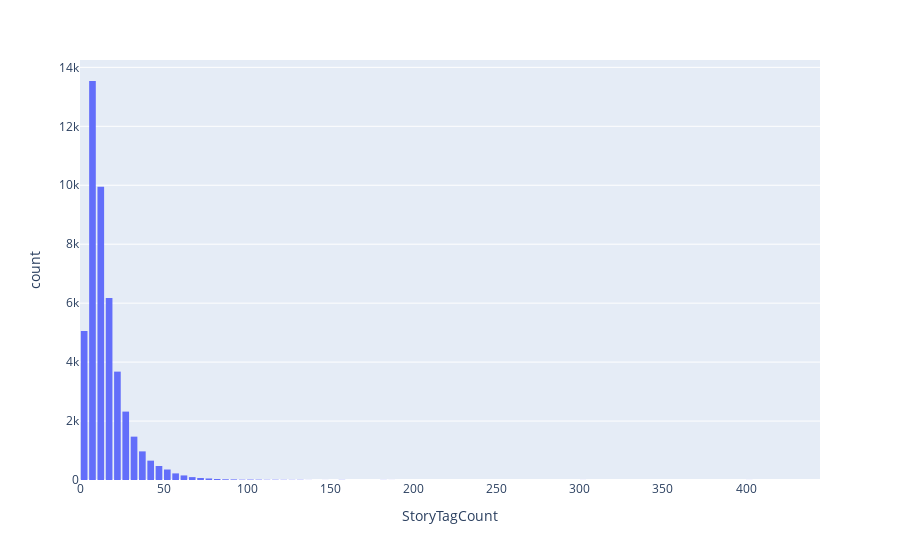

Notebook code for this chart:
### Markdown cell above
### Story's tags count Histogram

### Code cell
Q1 = stories_df.StoryTagCount.quantile(0.25)
Q3 = stories_df.StoryTagCount.quantile(0.75)
IQR = Q3 - Q1
# Freedman Diaconis Estimator for number of bins
temp = (stories_df.StoryTagCount.max() - stories_df.StoryTagCount.min())
bin_width= 2*IQR*temp**(-1/3)
nbins = math.ceil(temp / bin_width)

fig = px.histogram(stories_df, x="StoryTagCount", nbins=nbins)
fig.update_layout(bargap=0.2)
fig.show()

### Figure 1 — Plotly figure (JSON) as saved in the notebook; plotly's stock layout.template omitted (floating-point values rounded to 4 significant figures; data arrays with more than 128 entries replaced by an {"elided": "..."} marker saying what was removed)
{"data": [{"alignmentgroup": "True", "bingroup": "x", "hovertemplate": "StoryTagCount=%{x}<br>count=%{y}<extra></extra>", "legendgroup": "", "marker": {"color": "#636efa", "pattern": {"shape": ""}}, "name": "", "nbinsx": 141, "offsetgroup": "", "orientation": "v", "showlegend": false, "type": "histogram", "x": {"elided": "45444 int values"}, "xaxis": "x", "yaxis": "y"}], "layout": {"bargap": 0.2, "barmode": "relative", "legend": {"tracegroupgap": 0}, "margin": {"t": 60}, "xaxis": {"anchor": "y", "domain": [0, 1], "title": {"text": "StoryTagCount"}}, "yaxis": {"anchor": "x", "domain": [0, 1], "title": {"text": "count"}}}}
